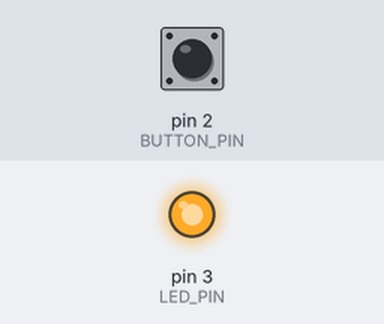
Recording of a sketch running on a simulated Arduino Uno, built with avr-gcc and run on an emulated ATmega328P. Parts: output pins drawn as LEDs (lit = HIGH). Dashed ring = blinking. The inputs (shaded band) are chosen by the test bench; at power-on: pin 2 (BUTTON_PIN) HIGH.

Above: at 1.2 s.
1.3 s: pin 2 (BUTTON_PIN) pulled LOW for 0.15 s
At 3.2 s:
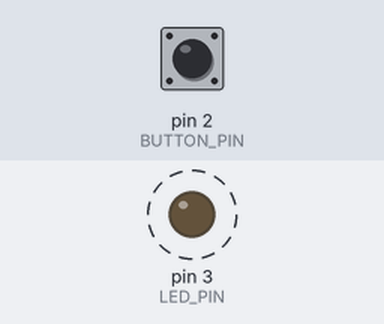
Timing chart, 0 to 10.4 s (numbered marks = the images above; inputs shaded):
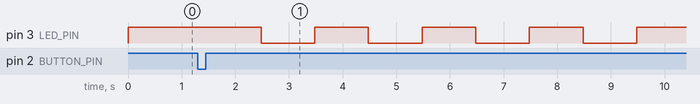

Measured:
- after the input at 1.3 s, pin 3 (LED_PIN): alternates HIGH for 1.0 s and LOW for 1.0 s, starting after 1.2 s

The sketch:

HW3.2.ino
```cpp
// ====== 設定 ======
const int LED_PIN    = 3;   // 題目指定 D3
const int BUTTON_PIN = 2;   // 一端接 GND、使用 INPUT_PULLUP

// LED 驅動極性：一般裸LED = 高電位亮(1)；若用有源模組(低電位亮)改成 0
#define LED_ACTIVE_HIGH 1

// 三種頻率（毫秒）：慢閃 / 不快不慢 / 快閃
const unsigned long SLOW_MS   = 1000; // 1 秒
const unsigned long MEDIUM_MS = 500;  // 0.5 秒
const unsigned long FAST_MS   = 200;  // 0.2 秒

// ====== 狀態 ======
// 0=恆亮, 1=慢閃, 2=中閃, 3=快閃
int mode = 0;

int lastReading = HIGH, stableState = HIGH;
unsigned long lastDebounceTime = 0;
const unsigned long debounceDelay = 30;

unsigned long lastToggle = 0; // 閃爍切換用
bool blinkOn = true;          // 目前閃爍顯示位元

// ====== 小工具 ======
inline void setLed(bool on) {
#if LED_ACTIVE_HIGH
  digitalWrite(LED_PIN, on ? HIGH : LOW);
#else
  digitalWrite(LED_PIN, on ? LOW : HIGH);
#endif
}

void setup() {
  pinMode(LED_PIN, OUTPUT);
  pinMode(BUTTON_PIN, INPUT_PULLUP); // 按下=LOW
  setLed(true);                      // 初始：恆亮
}

void loop() {
  unsigned long now = millis();

  // ---- 去彈跳 + 邊緣偵測（用「放開」算一次按）----
  int reading = digitalRead(BUTTON_PIN);
  if (reading != lastReading) lastDebounceTime = now;
  if ((now - lastDebounceTime) > debounceDelay) {
    if (stableState == LOW && reading == HIGH) {
      // 短按釋放：切換模式
      mode = (mode + 1) % 4;  // 0→1→2→3→0
      // 切模式時重置閃爍節拍，避免接續時相位怪
      lastToggle = now;
      blinkOn = true;
    }
    stableState = reading;
  }
  lastReading = reading;

  // ---- 依模式顯示 ----
  switch (mode) {
    case 0: // 恆亮
      setLed(true);
      break;

    case 1: // 慢閃
      if (now - lastToggle >= SLOW_MS) {
        lastToggle = now;
        blinkOn = !blinkOn;
      }
      setLed(blinkOn);
      break;

    case 2: // 不快不慢
      if (now - lastToggle >= MEDIUM_MS) {
        lastToggle = now;
        blinkOn = !blinkOn;
      }
      setLed(blinkOn);
      break;

    case 3: // 快閃
      if (now - lastToggle >= FAST_MS) {
        lastToggle = now;
        blinkOn = !blinkOn;
      }
      setLed(blinkOn);
      break;
  }
}
```
